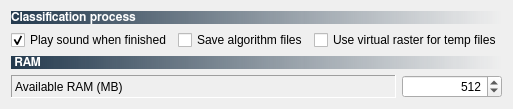
         <widget class="QWidget" name="page_2">
          <property name="geometry">
           <rect>
            <x>0</x>
            <y>0</y>
            <width>508</width>
            <height>102</height>
           </rect>
          </property>
          <attribute name="label">
           <string>Processing</string>
          </attribute>
          <layout class="QGridLayout" name="gridLayout_40">
           <item row="2" column="0">
            <spacer name="verticalSpacer_2">
             <property name="orientation">
              <enum>Qt::Vertical</enum>
             </property>
             <property name="sizeHint" stdset="0">
              <size>
               <width>20</width>
               <height>40</height>
              </size>
             </property>
            </spacer>
           </item>
           <item row="1" column="0">
            <layout class="QGridLayout" name="gridLayout_3">
             <item row="0" column="0">
              <widget class="QLabel" name="label_28">
               <property name="font">
                <font>
                 <family>FreeSans</family>
                 <weight>75</weight>
                 <bold>true</bold>
                </font>
               </property>
               <property name="styleSheet">
                <string notr="true">background-color : qlineargradient(spread:pad, x1:0, y1:0, x2:1, y2:0, stop:0 #243a4e, stop:1 rgba(0, 0, 0, 0)); color : white</string>
               </property>
               <property name="text">
                <string> RAM</string>
               </property>
              </widget>
             </item>
             <item row="1" column="0">
              <layout class="QGridLayout" name="gridLayout">
               <item row="0" column="1">
                <widget class="QSpinBox" name="RAM_spinBox">
                 <property name="sizePolicy">
                  <sizepolicy hsizetype="Fixed" vsizetype="Fixed">
                   <horstretch>0</horstretch>
                   <verstretch>0</verstretch>
                  </sizepolicy>
                 </property>
                 <property name="minimumSize">
                  <size>
                   <width>50</width>
                   <height>0</height>
                  </size>
                 </property>
                 <property name="maximumSize">
                  <size>
                   <width>100</width>
                   <height>16777215</height>
                  </size>
                 </property>
                 <property name="toolTip">
                  <string>&lt;html&gt;&lt;head/&gt;&lt;body&gt;&lt;p&gt;Set available RAM for processes&lt;/p&gt;&lt;/body&gt;&lt;/html&gt;</string>
                 </property>
                 <property name="alignment">
                  <set>Qt::AlignRight|Qt::AlignTrailing|Qt::AlignVCenter</set>
                 </property>
                 <property name="minimum">
                  <number>128</number>
                 </property>
                 <property name="maximum">
                  <number>196608</number>
                 </property>
                 <property name="singleStep">
                  <number>10</number>
                 </property>
                 <property name="value">
                  <number>512</number>
                 </property>
                </widget>
               </item>
               <item row="0" column="0">
                <widget class="QLabel" name="label_23">
                 <property name="frameShape">
                  <enum>QFrame::Panel</enum>
                 </property>
                 <property name="frameShadow">
                  <enum>QFrame::Sunken</enum>
                 </property>
                 <property name="text">
                  <string>Available RAM (MB)</string>
                 </property>
                </widget>
               </item>
              </layout>
             </item>
            </layout>
           </item>
           <item row="0" column="0">
            <layout class="QGridLayout" name="gridLayout_30">
             <item row="1" column="0">
              <widget class="QCheckBox" name="sound_checkBox">
               <property name="toolTip">
                <string>&lt;html&gt;&lt;head/&gt;&lt;body&gt;&lt;p&gt;Enable/Disable the sound when the process is finished&lt;/p&gt;&lt;/body&gt;&lt;/html&gt;</string>
               </property>
               <property name="text">
                <string>Play sound when finished</string>
               </property>
               <property name="checked">
                <bool>true</bool>
               </property>
               <property name="tristate">
                <bool>false</bool>
               </property>
              </widget>
             </item>
             <item row="1" column="1">
              <widget class="QCheckBox" name="alg_files_checkBox">
               <property name="toolTip">
                <string>&lt;html&gt;&lt;head/&gt;&lt;body&gt;&lt;p&gt;If enabled, the rasters calculated by the classification algorithm (one per signature) are saved along with the classification&lt;/p&gt;&lt;/body&gt;&lt;/html&gt;</string>
               </property>
               <property name="text">
                <string>Save algorithm files</string>
               </property>
              </widget>
             </item>
             <item row="1" column="2">
              <widget class="QCheckBox" name="virtual_raster_checkBox">
               <property name="toolTip">
                <string>&lt;html&gt;&lt;head/&gt;&lt;body&gt;&lt;p&gt;If checked, create virtual rasters for certain temporary files&lt;/p&gt;&lt;/body&gt;&lt;/html&gt;</string>
               </property>
               <property name="text">
                <string>Use virtual raster for temp files</string>
               </property>
              </widget>
             </item>
             <item row="0" column="0" colspan="3">
              <widget class="QLabel" name="label_45">
               <property name="font">
                <font>
                 <family>FreeSans</family>
                 <weight>75</weight>
                 <bold>true</bold>
                </font>
               </property>
               <property name="styleSheet">
                <string notr="true">background-color : qlineargradient(spread:pad, x1:0, y1:0, x2:1, y2:0, stop:0 #243a4e, stop:1 rgba(0, 0, 0, 0)); color : white</string>
               </property>
               <property name="text">
                <string>Classification process</string>
               </property>
              </widget>
             </item>
            </layout>
           </item>
          </layout>
         </widget>
